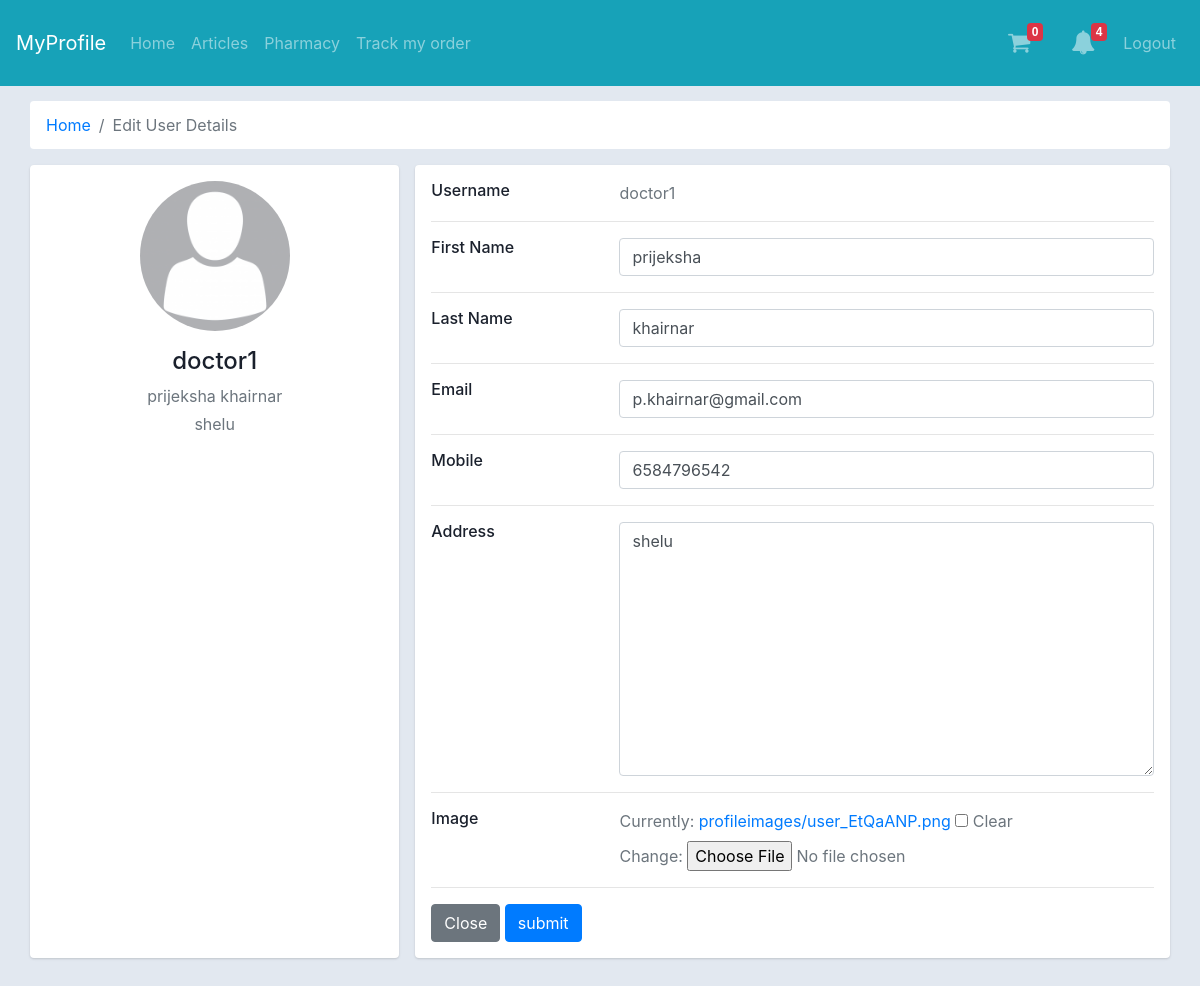
Screenshot of /user-edit-details/4/ (signed in) with the database file from the repository.
### mainapp/models.py (models this page shows, shortened)
class User(AbstractUser):
    user_mobile = models.IntegerField(null=True)
    user_address = models.TextField(verbose_name='Address', blank=True, null=True)
    user_image = models.ImageField(blank=True, null=True, upload_to='profileimages/', )
    is_hospital_staff = models.BooleanField(verbose_name="Hospital Staff", default=False, )
    is_patient = models.BooleanField(verbose_name="Patient", default=False, )
    is_doctor = models.BooleanField(verbose_name="Doctor", default=False, )
    objects = UserManager()
    class Meta:
        verbose_name_plural = '1. Users'

### mainapp/decorators.py (the view)
    def wrapper_func(request, *args, **kwargs):
        if request.user.id == kwargs['pid1'] or request.user.is_staff:
            return view_func(request, *args, **kwargs)
        else:
            return redirect('index')

### mainapp/forms.py (shortened to what this page needs)
class EditUserDetailsForm(UserChangeForm):
    class Meta:
        model = User
        fields = ['first_name', 'last_name', 'email', 'user_mobile', 'user_address', 'user_image']
        widgets = {
            "first_name": TextInput(
                attrs={
                    "class": "form-control"
                }),
            "last_name": TextInput(
                attrs={
                    "class": "form-control"
                }),
            "email": EmailInput(
                attrs={
                    "class": "form-control",
                    "type": "email"
                }),
            "user_mobile": TextInput(
                attrs={
                    "class": "form-control"
                }),
            "user_address": Textarea(
                attrs={
                    "class": "form-control"
                }),
        }

### mainapp/views.py (called while the page is built, shortened)
def allnotification(request):
    ptosns = None
    stopns = None
    stodns = None
    dtopns = None
    ncount = None
    if request.user.is_staff or request.user.is_hospital_staff:
        ptosns = PtoSNotification.objects.all()
        if ptosns:
            ncount = ptosns.count()
    if request.user.is_doctor:
        stodns = StoDNotification.objects.filter(doctor=request.user.username)
        if stodns:
            ncount = stodns.count()
    return {'ptosns': ptosns,
            'stopns': stopns,
            'stodns': stodns,
            'dtopns': dtopns,
            'ncount': ncount}

@editdetails_authentication
def user_edit_details(request, pid1):
    objnotify = allnotification(request)
    user = User.objects.get(id=pid1)
    form = EditUserDetailsForm(instance=user)
    context = {'form': form, 'user': user, 'objnotify': objnotify}
    return render(request, 'user_edit_details.html', context)

### templates/user_edit_details.html (shortened to what this page needs)
{% extends "base.html" %}
{%block maincontent%}
<div class="container-fluid">
    <div class="main-body">
        <nav aria-label="breadcrumb" class="main-breadcrumb ">
            <ol class="breadcrumb b-bg-c">
                <li class="breadcrumb-item"><a href="{%url 'index' %}">Home</a></li>
                <li class="breadcrumb-item active" aria-current="page">Edit User Details</li>
            </ol>
        </nav>
        <div class="row gutters-sm">
            <div class="col-md-4 mb-3">
                <div class="card" style="height: 100%;">
                    <div class="card-body">
                        <div class="d-flex flex-column align-items-center text-center">
                            <img src="{{user.user_image.url}}" alt="Admin" class="rounded-circle" width="150">
                            <div class="mt-3">
                                <h4>{{user.username}}</h4>
                                <p class="text-secondary mb-1">{{user.first_name}} {{user.last_name}}</p>
                                <p class="text-muted font-size-sm">{{user.user_address}}</p>
                            </div>
                        </div>
                    </div>
                </div>
            </div>
            <div class="col-md-8">
                <div class="card mb-3">
                    <div class="card-body">
                        <form method="POST" enctype="multipart/form-data" >
                            <div class="row">
                                <div class="col-sm-3">
                                    <h6 class="mb-0">Username</h6>
                                </div>
                                <div class="col-sm-9 text-secondary">
                                    {{user.username}}
                                </div>
                            </div>
                            <hr>
                            <div class="row">
                                <div class="col-sm-3">
                                    <h6 class="mb-0">First Name</h6>
                                </div>
                                <div class="col-sm-9 text-secondary">
                                    {{form.first_name}}
                                </div>
                            </div>
                            <hr>
                            <div class="row">
                                <div class="col-sm-3">
                                    <h6 class="mb-0">Last Name</h6>
                                </div>
                                <div class="col-sm-9 text-secondary">
                                    {{form.last_name}}
                                </div>
                            </div>
                            <hr>
                            <div class="row">
                                <div class="col-sm-3">
                                    <h6 class="mb-0">Email</h6>
                                </div>
                                <div class="col-sm-9 text-secondary">
                                    {{form.email}}
                                </div>
                            </div>
                            <hr>
                            <div class="row">
                                <div class="col-sm-3">
                                    <h6 class="mb-0">Mobile</h6>
                                </div>
                                <div class="col-sm-9 text-secondary">
                                    {{form.user_mobile}}
                                </div>
                            </div>
                            <hr>
                            <div class="row">
                                <div class="col-sm-3">
                                    <h6 class="mb-0">Address</h6>
                                </div>
                                <div class="col-sm-9 text-secondary">
                                    {{form.user_address}}
                                </div>
                            </div>
                            <hr>
                            <div class="row">
                                <div class="col-sm-3">
                                    <h6 class="mb-0">Image</h6>
                                </div>
                                <div class="col-sm-9 text-secondary">
                                    {{form.user_image}}
                                </div>
                            </div>
                            <hr>
                            <div class="row">
                                <div class="col-sm-9 text-secondary">
                                    <a href="{{ request.META.HTTP_REFERER }}" class="btn btn-secondary">Close</a>
                                    <input type="submit" name="submit" value="submit" class="btn btn-primary">
                                </div>
                            </div>
                        </form>
                    </div>
                </div>
            </div>
        </div>
    </div>
</div>
{%endblock%}

### templates/base.html (style rules this page uses)
.b-bg-c { background-color: white; }

### templates/user_edit_details.html (style rules this page uses)
body { color: #1a202c; text-align: left; background-color: #e2e8f0; }
.main-body { padding: 15px; }
.card { box-shadow: 0 1px 3px 0 rgba(0, 0, 0, .1), 0 1px 2px 0 rgba(0, 0, 0, .06); }
.card { position: relative; display: flex; flex-direction: column; min-width: 0; word-wrap: break-word; background-color: #fff; background-clip: border-box; border: 0 solid rgba(0, 0, 0, .125); border-radius: .25rem; }
.card-body { flex: 1 1 auto; min-height: 1px; padding: 1rem; }
.gutters-sm { margin-right: -8px; margin-left: -8px; }
.gutters-sm>.col, .gutters-sm>[class*=col-] { padding-right: 8px; padding-left: 8px; }
.mb-3, .my-3 { margin-bottom: 1rem !important; }

### rows the page displays
User: user_image (picture), username "doctor1", first_name "prijeksha", last_name "khairnar", user_address "shelu", email "p.khairnar@gmail.com", user_mobile "6584796542"

### other values shown
{{ objnotify.ncount }} "4"
